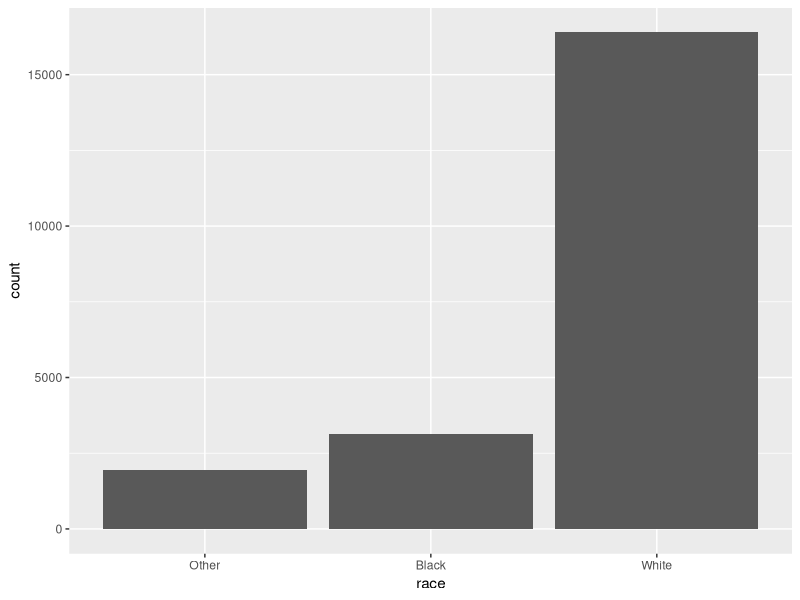
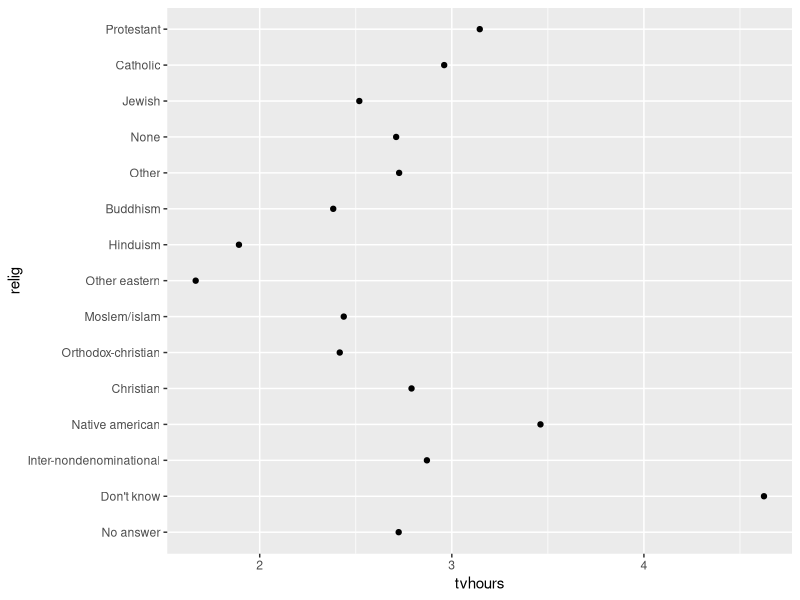
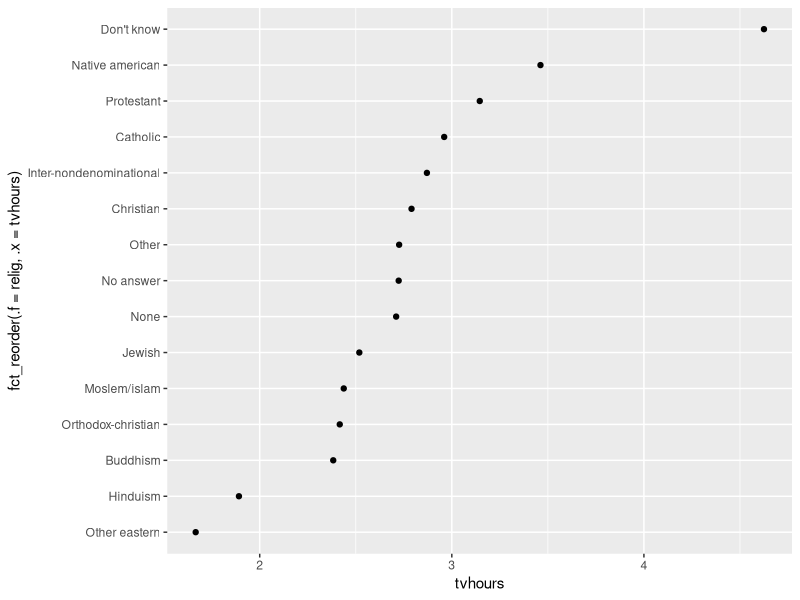
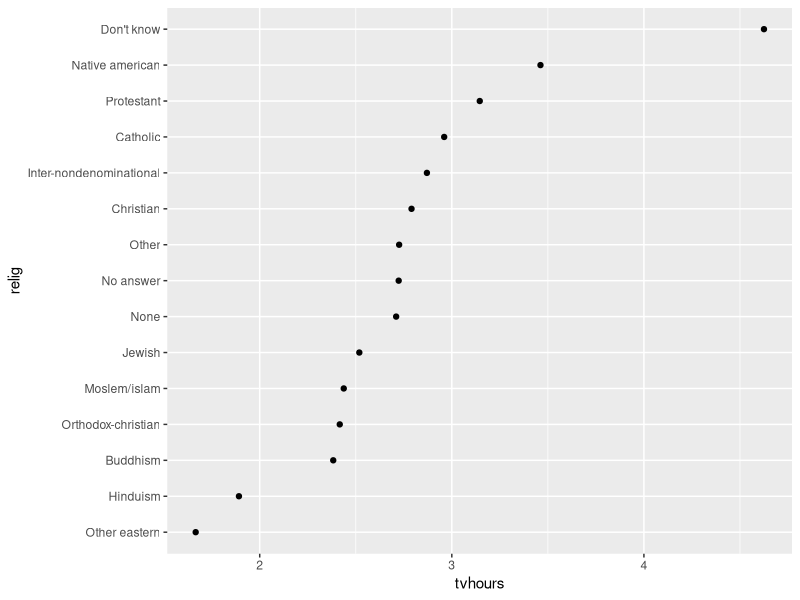
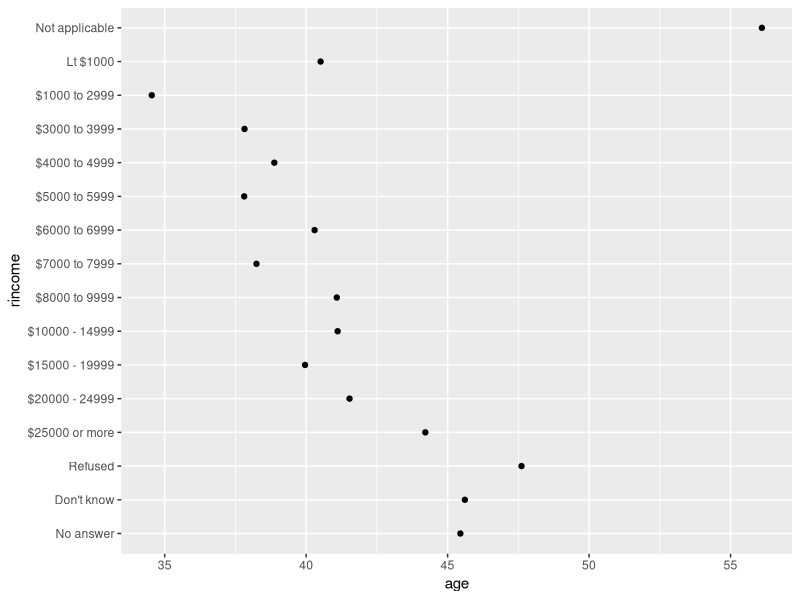
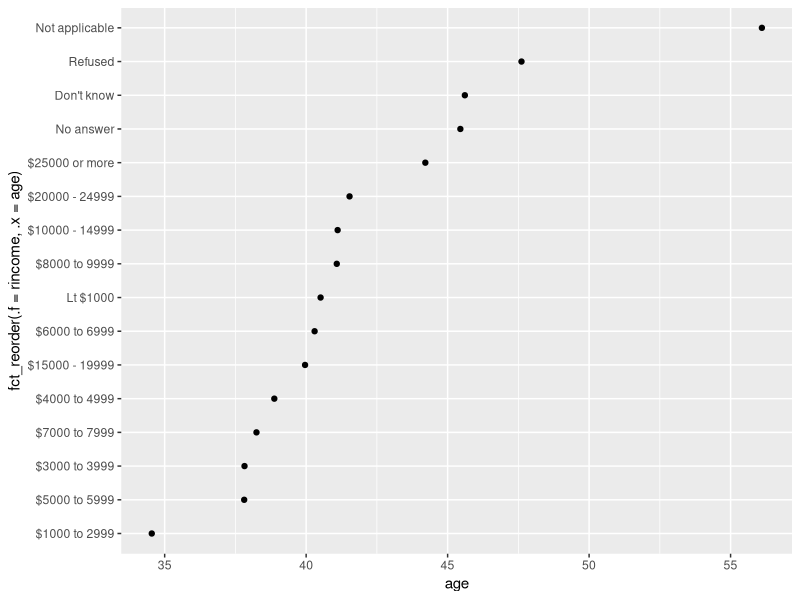
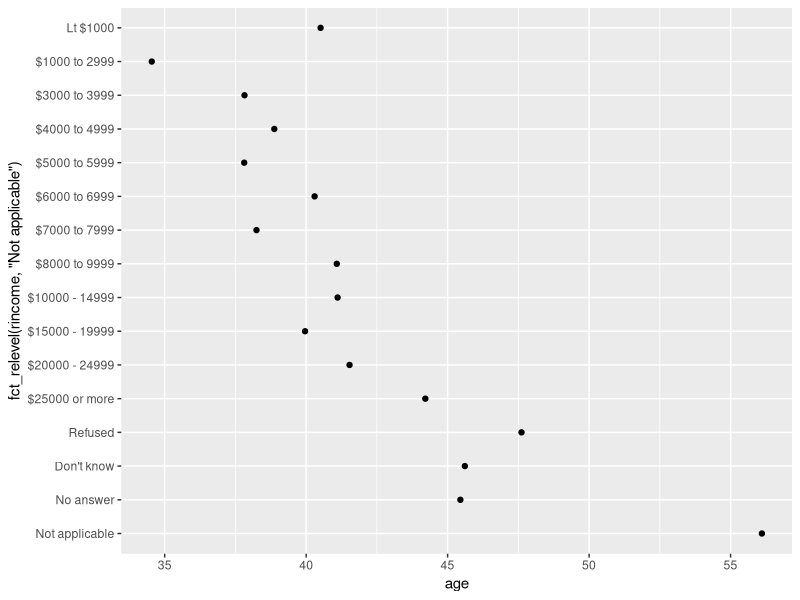
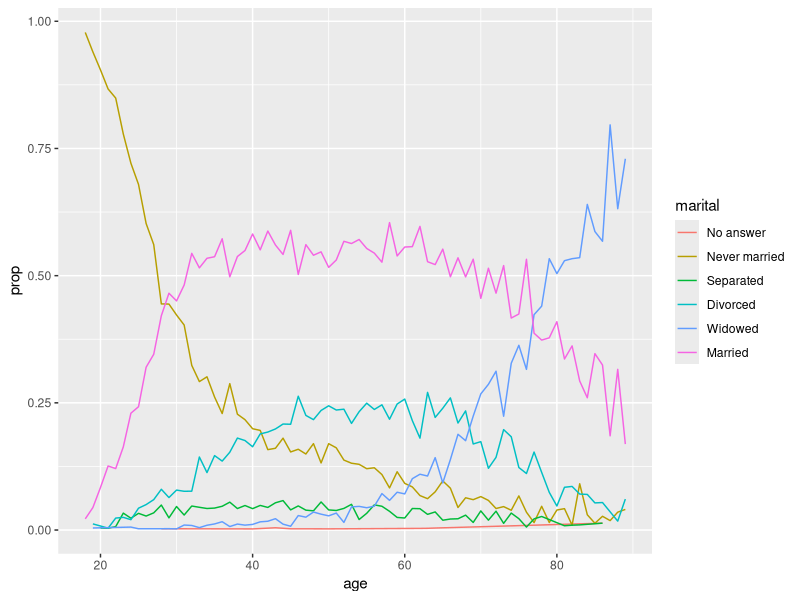

Recreate these plots in R, in order. (Note: this script raises an error after producing the figures.)
## ---- chunk 1
x <- c("Dec", "Apr", "Jan", "Mar")
## ---- chunk 2
x_typo <- c("Dec", "Apr", "Jam", "Mar")
## ---- chunk 3
sort(x)
## ---- chunk 4
month_levels <- c(
    "Jan", "Feb", "Mar", "Apr", "May", "Jun",
    "Jul", "Aug", "Sep", "Oct", "Nov", "Dec"
)
## ---- chunk 5
y <- factor(x, levels = month_levels)
y
## ---- chunk 6
sort(y)
## ---- chunk 7
attributes(y)
## ---- chunk 8
levels(y)
## ---- chunk 9
y_typo <- factor(x_typo, levels = month_levels)
y_typo
## ---- chunk 10
#| message: false
library(tidyverse)

x1_original <- c(10, 10, 10, 50, 60, 20, 20, 40)
x1_factor <- factor(x1_original)
attributes(x1_factor)

tibble(x1_original, x1_factor) %>%
    mutate(x1_numeric = as.numeric(x1_factor))
## ---- chunk 11
#| warning: true
as.numeric(c("hello"))
as.numeric(factor(c("hello")))
## ---- chunk 12
#| warning: true
as.numeric(factor(c("hello", "goodbye")))
## ---- chunk 13
factor("a", levels = "c")
## ---- chunk 14
income_level <- c(
    rep("low", 10),
    rep("medium", 10),
    rep("high", 10)
)
income_level
## ---- chunk 15
x <- factor(income_level)
x

y <- rnorm(30) # generate some random obs from a normal dist
lm(y ~ x)
## ---- chunk 16
income_level <- c(
    rep("low", 10000),
    rep("medium", 10000),
    rep("high", 10000)
)
## ---- chunk 17
format(object.size(income_level), units = "Kb") # size of the character string
format(object.size(factor(income_level)), units = "Kb") # size of the factor
## ---- chunk 18
library("forcats")
## ---- chunk 19
gss_cat
## ---- chunk 20
gss_cat %>%
    count(race)
## ---- chunk 21
#| fig-alt: >
#|   A bar chart showing the distribution of race. There are ~2000
#|   records with race "Other", 3000 with race "Black", and other
#|   15,000 with race "White".
gss_cat %>%
    ggplot(aes(x = race)) +
    geom_bar()
## ---- chunk 22
gss_cat %>%
    count(relig)
## ---- chunk 23
attributes(gss_cat$relig)
## ---- chunk 24
#| fig-alt: >
#|   A scatterplot of with tvhours on the x-axis and religion on the y-axis.
#|   The y-axis is ordered seemingly aribtrarily making it hard to get
#|   any sense of overall pattern.
relig_summary <- gss_cat %>%
    group_by(relig) %>%
    summarise(
        tvhours = mean(tvhours, na.rm = TRUE),
        n = n()
    )

relig_summary %>%
    ggplot(aes(x = tvhours, y = relig)) +
    geom_point()
## ---- chunk 25
#| fig-alt: >
#|   The same scatterplot as above, but now the religion is displayed in
#|   increasing order of tvhours. "Other eastern" has the fewest tvhours
#|   under 2, and "Don't know" has the highest (over 5).
relig_summary %>%
    ggplot(aes(
        x = tvhours,
        y = fct_reorder(.f = relig, .x = tvhours)
    )) +
    geom_point()
## ---- chunk 26
relig_summary %>%
    mutate(relig = fct_reorder(relig, tvhours)) %>%
    ggplot(aes(x = tvhours, y = relig)) +
    geom_point()
## ---- chunk 27
#| fig-alt: >
#|   A scatterplot with age on the x-axis and income on the y-axis. Income
#|   has been reordered in order of average age which doesn't make much
#|   sense. One section of the y-axis goes from $6000-6999, then <$1000,
#|   then $8000-9999.
rincome_summary <-
    gss_cat %>%
    group_by(rincome) %>%
    summarise(
        age = mean(age, na.rm = TRUE),
        n = n()
    )

## Original rincome order
rincome_summary %>%
    ggplot(aes(x = age, y = rincome)) +
    geom_point()

## rincome re-ordered by age's values
rincome_summary %>%
    ggplot(aes(x = age, y = fct_reorder(.f = rincome, .x = age))) +
    geom_point()
## ---- chunk 28
library(palmerpenguins)
penguins

## Try it out
## ---- chunk 29
#| fig-alt: >
#|   The same scatterplot but now "Not Applicable" is displayed at the
#|   bottom of the y-axis. Generally there is a positive association
#|   between income and age, and the income band with the highest average
#|   age is "Not applicable".
rincome_summary %>%
    ggplot(aes(age, fct_relevel(rincome, "Not applicable"))) +
    geom_point()
## ---- chunk 30
#| layout-ncol: 2
#| fig-width: 4
#| fig-height: 2
#| fig-alt: >
#|   - A line plot with age on the x-axis and proportion on the y-axis.
#|     There is one line for each category of marital status: no answer,
#|     never married, separated, divorced, widowed, and married. It is
#|     a little hard to read the plot because the order of the legend is
#|     unrelated to the lines on the plot.
#|   - Rearranging the legend makes the plot easier to read because the
#|     legend colours now match the order of the lines on the far right
#|     of the plot. You can see some unsuprising patterns: the proportion
#|     never marred decreases with age, married forms an upside down U
#|     shape, and widowed starts off low but increases steeply after age
#|     60.
by_age <-
    gss_cat %>%
    filter(!is.na(age)) %>%
    count(age, marital) %>%
    group_by(age) %>%
    mutate(prop = n / sum(n))

by_age %>%
    ggplot(aes(age, prop, colour = marital)) +
    geom_line(na.rm = TRUE)

by_age %>%
    ggplot(aes(age, prop, colour = fct_reorder2(marital, age, prop))) +
    geom_line() +
    labs(colour = "marital")
## ---- chunk 31
#| fig-alt: >
#|   A bar char of marital status ordered in from least to most common:
#|   no answer (~0), separated (~1,000), widowed (~2,000), divorced
#|   (~3,000), never married (~5,000), married (~10,000).
gss_cat %>%
    mutate(marital = marital %>% fct_infreq() %>% fct_rev()) %>%
    ggplot(aes(marital)) +
    geom_bar()
## ---- chunk 32
gss_cat %>%
    count(partyid)
## ---- chunk 33
gss_cat %>%
    mutate(partyid = fct_recode(partyid,
        "Republican, strong"    = "Strong republican",
        "Republican, weak"      = "Not str republican",
        "Independent, near rep" = "Ind,near rep",
        "Independent, near dem" = "Ind,near dem",
        "Democrat, weak"        = "Not str democrat",
        "Democrat, strong"      = "Strong democrat"
    )) %>%
    count(partyid)
## ---- chunk 34
gss_cat %>%
    mutate(partyid = fct_recode(partyid,
        "Republican, strong"    = "Strong republican",
        "Republican, weak"      = "Not str republican",
        "Independent, near rep" = "Ind,near rep",
        "Independent, near dem" = "Ind,near dem",
        "Democrat, weak"        = "Not str democrat",
        "Democrat, strong"      = "Strong democrat",
        "Other"                 = "No answer",
        "Other"                 = "Don't know",
        "Other"                 = "Other party"
    )) %>%
    count(partyid)
## ---- chunk 35
gss_cat %>%
    mutate(partyid = fct_collapse(partyid,
        "other" = c("No answer", "Don't know", "Other party"),
        "rep" = c("Strong republican", "Not str republican"),
        "ind" = c("Ind,near rep", "Independent", "Ind,near dem"),
        "dem" = c("Not str democrat", "Strong democrat")
    )) %>%
    count(partyid)
## ---- chunk 36
gss_cat %>%
    mutate(relig = fct_lump_lowfreq(relig)) %>%
    count(relig)
## ---- chunk 37
gss_cat %>%
    mutate(relig = fct_lump_n(relig, n = 10)) %>%
    count(relig, sort = TRUE) %>%
    print(n = Inf)
## ---- chunk 38
ordered(c("a", "b", "c"))
## ---- chunk 39
options(width = 120)
sessioninfo::session_info()
